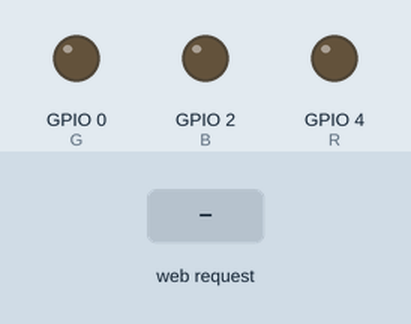
The sketch below on a simulated ESP8266 (NodeMCU). On the bench: output pins drawn as LEDs (lit = HIGH). The inputs (shaded band) are chosen by the test bench. WiFi joins after 1.5 s; servers stay silent unless stated; what the sketch prints to the serial monitor is not drawn.

Above: at 2.7 s.
2.8 s: HTTP request GET /LED=ON received
At 4.0 s:
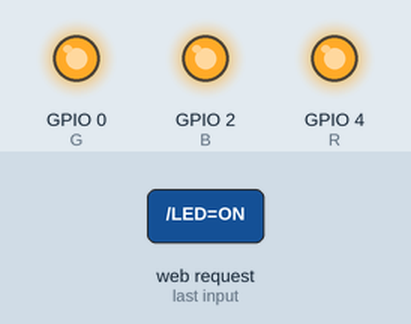
4.3 s: HTTP request GET /LED=OFF received
At 5.2 s:
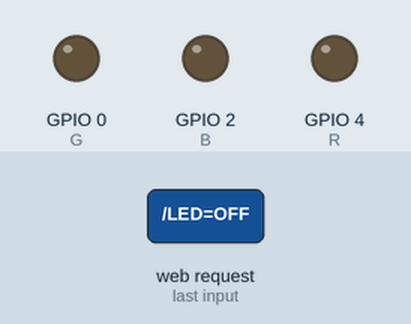
Timing chart, 0 to 7.3 s (numbered marks = the images above; inputs shaded):
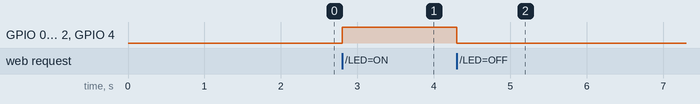

The sketch:

First_Test_Project.ino
```cpp
#include <ESP8266WiFi.h>


const char* ssid = "";    //  Your Wi-Fi Name
const char* password = "";   // Wi-Fi Password


int R = 4;
int G = 0;
int B = 2;

WiFiServer server(80);


void setup()

{

  Serial.begin(115200); //Default Baudrate

  pinMode(R, OUTPUT);
  digitalWrite(R, LOW);

  pinMode(G, OUTPUT);
  digitalWrite(G, LOW);

  pinMode(B, OUTPUT);
  digitalWrite(B, LOW);


  Serial.print("Connecting to the Newtork");

  WiFi.begin(ssid, password);

  while (WiFi.status() != WL_CONNECTED)

  {

    delay(500);

    Serial.print(".");

  }

  Serial.println("WiFi connected");

  server.begin();  // Starts the Server

  Serial.println("Server started");


  Serial.print("IP Address of network: "); // will IP address on Serial Monitor

  Serial.println(WiFi.localIP());

  Serial.print("Copy and paste the following URL: http://"); // Will print IP address in URL format

  Serial.print(WiFi.localIP());

  Serial.println("/");

}


void loop()

{

  WiFiClient client = server.available();

  if (!client)

  {

    return;

  }

  Serial.println("Waiting for new client");

  while(!client.available())

  {

    delay(1);

  }


  String request = client.readStringUntil('\r');

  Serial.println(request);

  client.flush();


  int value = LOW;

  if(request.indexOf("/LED=ON") != -1)

  {

    digitalWrite(R, HIGH);
    digitalWrite(G, HIGH);
    digitalWrite(B, HIGH);

    value = HIGH;

  }

  if(request.indexOf("/LED=OFF") != -1)

  {

    digitalWrite(R, LOW);
    digitalWrite(G, LOW);
    digitalWrite(B, LOW);

    value = LOW;

  }


//*------------------HTML Page Code---------------------*//


  client.println("HTTP/1.1 200 OK"); //

  client.println("Content-Type: text/html");

  client.println("");

  client.println("<!DOCTYPE HTML>");

  client.println("<html>");


  client.print(" CONTROL LED: ");


  if(value == HIGH)

  {

    client.print("ON");

  }

  else

  {

    client.print("OFF");

  }

  client.println("<br><br>");

  client.println("<a href=\"/LED=ON\"\"><button>ON</button></a>");

  client.println("<a href=\"/LED=OFF\"\"><button>OFF</button></a><br />");

  client.println("</html>");


  delay(1);

  Serial.println("Client disonnected");

  Serial.println("");

}
```

Measured:
- after the input at 2.8 s, GPIO 0 (G), GPIO 2 (B), GPIO 4 (R): LOW → HIGH at once
- after the input at 4.3 s, GPIO 0 (G), GPIO 2 (B), GPIO 4 (R): HIGH → LOW at once
